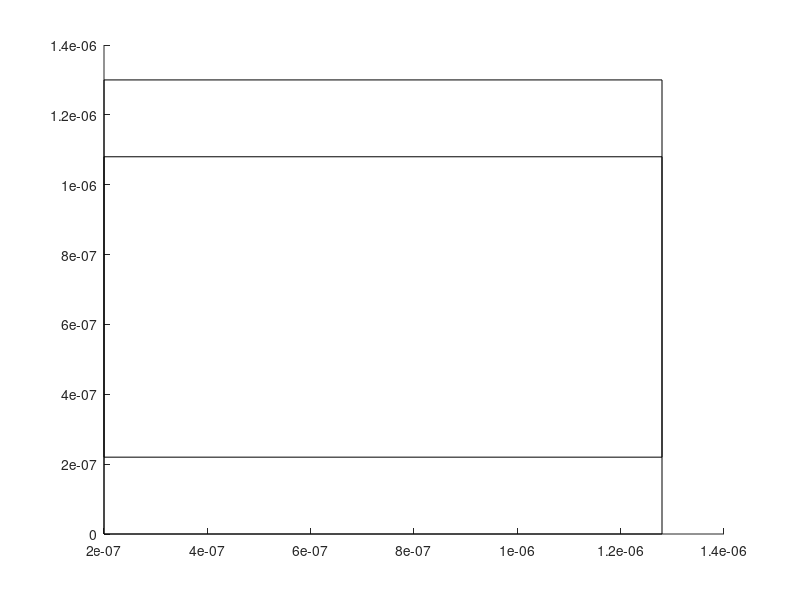
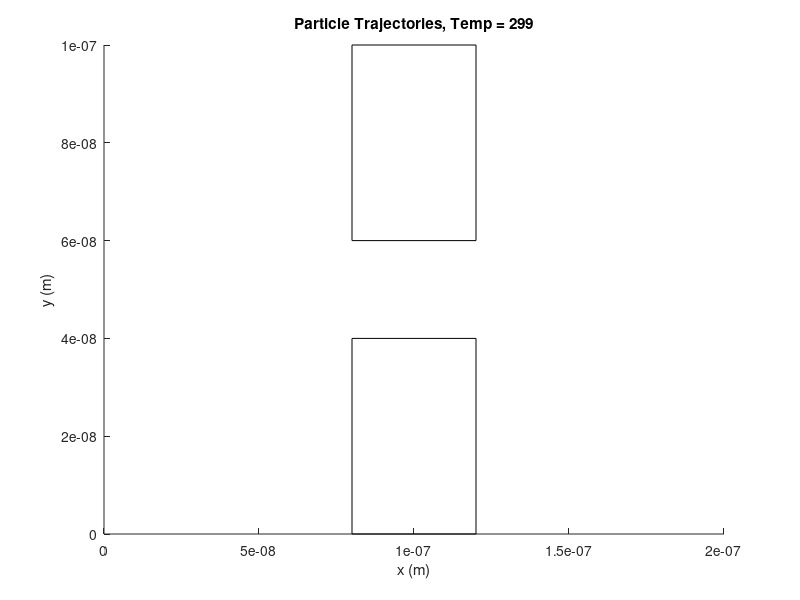
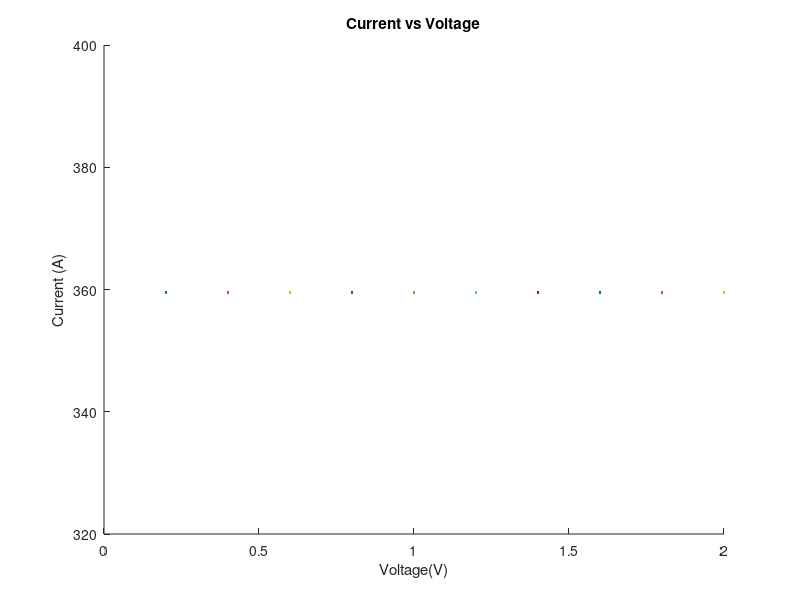
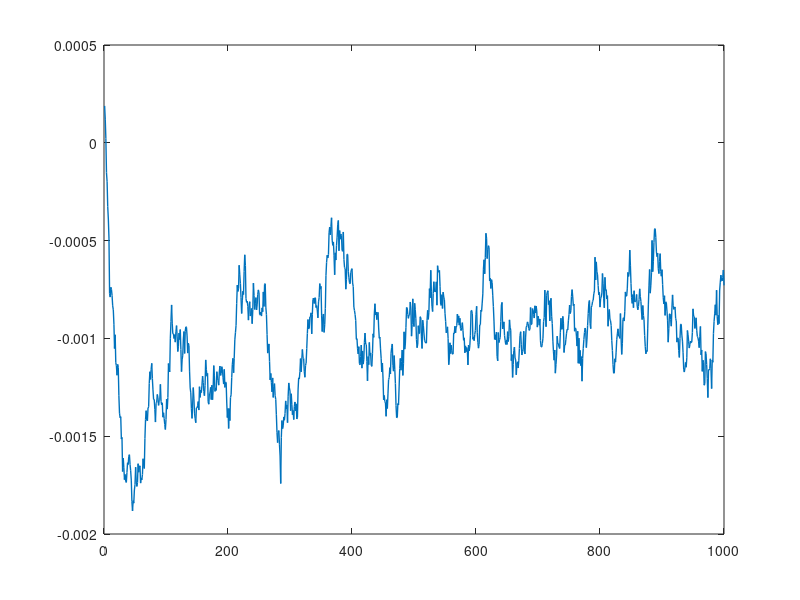

Write MATLAB code to recreate these figures, in order.
clearvars; clearvars -GLOBAL
close all
set(0,'DefaultFigureWindowStyle','docked')  % 'docked' 'normal'
set(0,'DefaultLineLineWidth',1)

Length = 600E-9; %x direction
W = 400E-9; %y direction
vo = 0.1;

f = 6;

for m = 1  %1:10

    vo  = 0.1;
    %m*.2;
    nx = 30;
    ny = 20;
    COut = 1; %conductivity outside boxs
    CIn = 10^-2; %conductivity inside boxs
    box = 1; %making box

    V = zeros(nx,ny);
    F = zeros(nx*ny,1);
    G = sparse(nx*ny,nx*ny);  %matrix
    CM = zeros(nx,ny);

    if box == 1
        b1 = rectangle('Position',[2.0E-7,0,1.8E-7*f,1.8E-7*f]); %box1 position (bottom)
        b2 = rectangle('Position',[2.0E-7,2.2E-7,1.8E-7*f,1.8E-7*f]); %box2 position (top)
    end


    for j = 1:ny
        for i = 1:nx
            newW = j*(W/ny);
            newL = i*(Length/nx);

            if box == 1 && (newW > 2.2E-7*f || newW < 1.8E-7*f) && box == 1 && newL > 2.0E-7*f && newL < 3.95E-7*f
                CM(i,j) = CIn;
            else
                CM(i,j) = COut;
            end
        end
    end


    eq = 1;
    for j = 1:ny
        for i = 1:nx
            n = j + (i-1)*ny;

            if i == 1
                F(n) = vo;
                G(n,n) = CM(i,j);

            elseif i == nx
                if eq == 1
                    F(n) = 0;
                    G(n,n) = CM(i,j);
                else
                    F(n) = vo;
                    G(n,n) = CM(i,j);
                end

            elseif j == 1
                if eq == 1
                    F(n) = 0;
                    nxm = j + ((i-1)-1)*ny; %(i-1,j)
                    nyp = (j+1) + (i-1)*ny; %(i,j+1)
                    nxp = j + ((i+1)-1)*ny; %(i+1,j)
                    G(n,n) = -(CM(i-1,j) + CM(i+1,j) + CM(i,j+1));
                    G(n,nxm) = CM(i-1,j);
                    G(n,nxp) = CM(i+1,j);
                    G(n,nyp) = CM(i,j+1);
                else
                    F(n) = 0;
                    G(n,n) = CM(i,j);
                end


            elseif j == ny
                if eq == 1
                    F(n) = 0;
                    nxm = j + ((i-1)-1)*ny; %(i-1,j)
                    nxp = j + ((i+1)-1)*ny; %(i+1,j)
                    nym = (j-1) + (i-1)*ny; %(i,j-1)
                    G(n,n) = -(CM(i-1,j) + CM(i+1,j) + CM(i,j-1));
                    G(n,nxm) = CM(i-1,j);
                    G(n,nxp) = CM(i+1,j);
                    G(n,nym) = CM(i,j-1);
                else
                    F(n) = 0;
                    G(n,n) = CM(i,j);
                end

            else
                nxm = j + ((i-1)-1)*ny;
                nxp = j + ((i+1)-1)*ny;
                nym = (j-1) + (i-1)*ny;
                nyp = (j+1) + (i-1)*ny;

                G(n,n) = -(CM(i-1,j) + CM(i+1,j) + CM(i,j-1) + CM(i,j+1));
                G(n,nxm) = CM(i-1,j);
                G(n,nxp) = CM(i+1,j);
                G(n,nym) = CM(i,j-1);
                G(n,nyp) = CM(i,j+1);

            end
        end
    end

    P = G\F;

    for j = 1:ny
        for i = 1:nx
            n = j + (i-1)*ny;
            V(i,j) = P(n);
        end
    end


    dx = Length/nx;
    [Ey, Ex] = gradient(V);
    Ey = Ey/dx;
    Ex = Ex/dx;

    Jx = -CM.*Ex;
    Jy = -CM.*Ey;

    %solve for Vth
    mo= 9.1093837015E-31;
    mn = 0.26*mo;
    %may need to an array to do this
    l= 200E-9;  %come back into the other side
    h= 100E-9;  %bounce back
    a= l*h;
    %%% ask TA
    T= 300;
    k= 1.38064852E-23;  %for thermal velocity
    Tmn= 0.2E-12;  %mean free path

    Vth = sqrt((2*k*T)/(mn));
    np = 10000; %number of particles
    partWatch = randi(np,7,1);  %an array of indices to select a sample of particles
    %mean free path
    mfp = Vth*Tmn;


    X = rand(np,1)*l;  %random number between 0 and1 multiplied by limits of silicon
    Y = rand(np,1)*h;

    X1 = X;
    Y1 = Y;
    std=sqrt(k*T/mn);

    Vx = std*(randn(np,1));  %x component
    Vy = std*(randn(np,1));  %y component

    avgV = sqrt(mean(Vx.^2 + Vy.^2));  %vx and vy are vectors
    semiT = (avgV).^2*mn/(2*k);

    dt = h/Vth/100;  %should be 1/100 of the region size


    numit=1000;
    Xp = X;  %when it hits the top, X remains the same
    %when hitting the x max, come back from left so X-width
    Yp = Y;   % when it hits the top, direction will just be -Vy



    %cm squared area is in microns squared 
    %1 cm sqaures = 100000000 micrometer squared
    depth = 1;
    A=depth.*h*l;
    EC = 1E24; %in microns 

    numarea = A * EC;  %total number of electrons in reggion

    numelec = numarea/np;
    n_elec_cm = 1e15; %cm^-2
    n_elec = n_elec_cm*1e4; % m^-2

    lx = linspace(0,Length,nx);
    ly = linspace(0,W,ny);

    [LX,LY]= meshgrid(lx,ly);
    % figure
    % surf(LX,LY,Ex.');
    % interp2(LX,LY,Ex.',2e-7,3e-7);


    figure(2);
    hold on
    axis([0 l 0 h])

    box1 = rectangle('Position',[0.8E-7, 0, 0.4E-7, 0.4E-7]);
    box2 = rectangle('Position',[0.8E-7, 0.6E-7 ,0.4E-7,0.4E-7]);

    InBox = X > 0.8E-7*f & X < 1.2E-7*f & (Y > 0.6E-7*f | Y < 0.4E-7*f);
    while sum(InBox)> 0

        X(InBox) = rand(sum(InBox),1)*l;
        Y(InBox) = rand(sum(InBox),1)*h;
        InBox = X > 0.8E-7*f & X < 1.2E-7*f & (Y> 0.6E-7*f | Y < 0.4E-7*f);
    end


    pathnum = 0;
    distancesum = 0;
    for i=1:numit

        q = -1.602*10^-19;

        Ex_p= interp2(LX,LY,Ex.',Xp, Yp);
        Ey_p= interp2(LX,LY,Ey.',Xp, Yp);
        Ex_p(isnan(Ex_p)) = 0;
        Ey_p(isnan(Ey_p)) = 0;

        Fex = q*Ex_p;
        Fey = q*Ey_p;

        accx = Fex/mn;
        accy = Fey/mn;

        Xp = X;
        Yp = Y;

        X = X + dt*Vx + 1/2*(accx*(dt^2)) ;

        % map particle position to i,j in acc matrix
        %divide into equal parts
        %i = x
        Y = Y + dt*Vy + 1/2*(accy*(dt^2)) ;
        Vx = Vx + accx*dt;
        Vy = Vy + accy*dt;

        %left
        ix = X < 0;
        X(ix) = X(ix)+l;
        Xp(ix) = Xp(ix) + l;
        Y = Y;

        a = sum(ix);  %number of particles going left

        %right
        ix = X > l;
        X(ix) = X(ix)-l;
        Xp(ix) = Xp(ix)-l;
        Y = Y;

        b = sum(ix); %particles going to the right


%         %%drift current
        partpertime = (b - a) / dt ;
        currx(i,m)= q*partpertime*numelec;

        Jave = q*n_elec*mean(Vx); % lec6 p4
        Iave(i) = Jave*100e-9;

        %each particle represents multiple electrons
        %to find actual num of electrons 
        % num of electrons in 1 region : area* cooncentration of electrons
        %EC = concentration/volume and multiple by region region size



        iy = Y<0 | Y > h;
        Vy(iy) = -Vy(iy);

        %screreattering, ONLY PLOTS A FEW
        std=sqrt(k*T/mn);
        Pscat = 1 - exp(-dt/Tmn);
        iscat = Pscat > rand(np,1);

        X = X + dt*Vx;
        Y = Y + Vy*dt;
        Vx(iscat) = std*randn(sum(iscat),1);
        Vy(iscat) = std*randn(sum(iscat),1);


        InBox1 = X > 0.8E-7 & X < 1.2E-7 & Y> 0.6E-7;
        outsidebox = Xp < 0.8E-7 | Xp > 1.2E-7;
        X(InBox1 & outsidebox) = Xp(InBox1 & outsidebox);
        Vx(InBox1 & outsidebox) = -Vx(InBox1 & outsidebox);
        Vy(InBox1 & ~outsidebox) = -Vy(InBox1 & ~outsidebox);
        Y(InBox1 & ~outsidebox) = Yp(InBox1 & ~outsidebox);

        InBox2 = X > 0.8E-7 & X < 1.2E-7 & Y < 0.4E-7;
        outsidebox = Xp < 0.8E-7 | Xp > 1.2E-7;
        X(InBox2 & outsidebox)= Xp(InBox2 & outsidebox);
        Vx(InBox2 & outsidebox) = -Vx(InBox2 & outsidebox);
        Vy(InBox2 & ~outsidebox) = -Vy(InBox2 & ~outsidebox);
        Y(InBox2 & ~outsidebox) = Yp(InBox2 & ~outsidebox);


        %mean free path
        pathnum = pathnum + sum(iscat);
        distance = sqrt((X1(iscat)-X(iscat)).^2 + ((Y1(iscat)-Y(iscat)).^2));
        distancesum = distancesum + sum(distance);
        X1(iscat) = X(iscat);


        %calculating temperarure using avg velocity

        avgV = sqrt(mean(Vx.^2 + Vy.^2));  %vx and vy are vectors
        semiT = (avgV).^2*mn/(2*k);

        figure(2);
        hold on
        axis([0 l 0 h])

        %titlep = sprintf('Temp = %.3d', semiT);

        title(sprintf('Particle Trajectories, Temp = %.3d', semiT))
        xlabel('x (m)')
        ylabel('y (m)')

%         title('Curved Trajectories')
%         for j=1:length(partWatch)
% 
%             plot([Xp(partWatch(j)),X(partWatch(j))]',[Yp(partWatch(j)),Y(partWatch(j))]','SeriesIndex',j)
% 
%         end
    end
end

figure(100)
plot(Iave)

   figure (6)
    hold on
    xlabel('Voltage(V)');
    ylabel ('Current (A)')  %current is negative 
    title('Current vs Voltage');
   eqn = plot([1:10]*0.2,-currx(end,:));

   %GET SLOPE